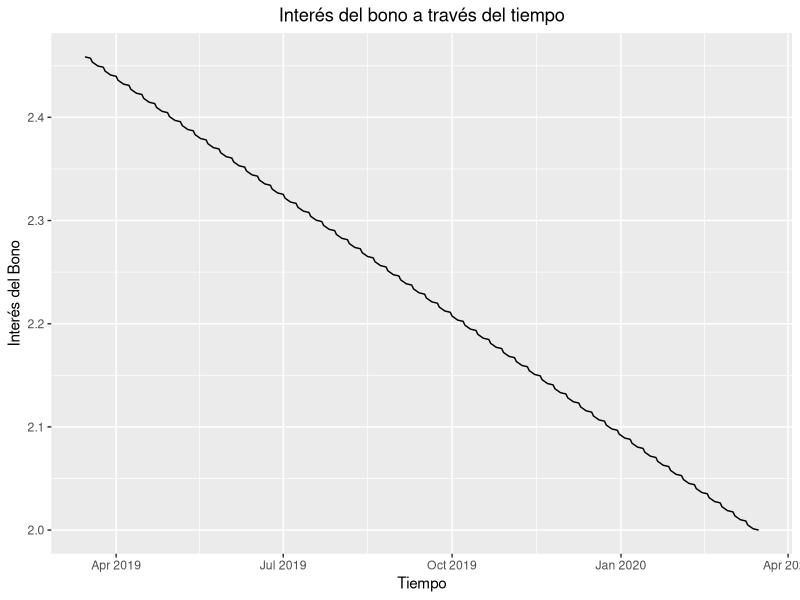
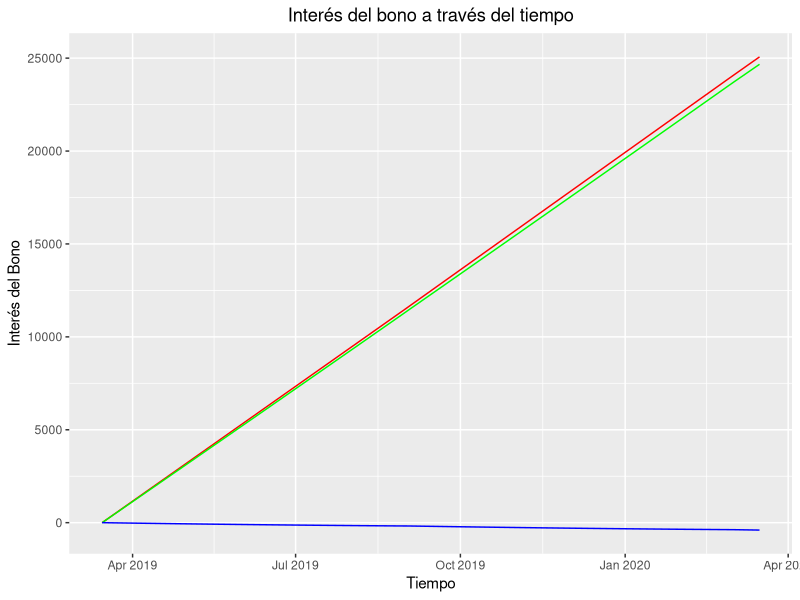

Source code (R) for these figures, in order:
## ---- chunk 1
knitr::opts_chunk$set(echo = TRUE)

library(ggplot2)
library(readxl)
library(tidyverse)
library(lubridate)
library(kableExtra)

Bono1 <- read_excel("Ex1.BonoPL.xlsx",
                    col_names = FALSE)
Bono2 <- read_excel("Ex1.BonoPL.xlsx", sheet = "Bond (2)",
                    col_names = FALSE)
Bono3 <- read_excel("Ex1.BonoPL.xlsx", sheet = "Bond (3)",
                    col_names = FALSE)
Bono4 <- read_excel("Ex1.BonoPL.xlsx", sheet = "Bond (4)",
                    col_names = FALSE)


Datos <- Bono1[c(2)]
Datos <- Datos[c(1:10), ]
Datos <- as.data.frame(t(Datos))
colnames(Datos)[1:length(Datos)] <-
  c(
    "ISIN",
    "TICKER",
    "Vencimiento",
    "Cupón(%)",
    "Frequencia cupón",
    "Monto",
    "Subcupon",
    "Liquid (SETT)",
    "Yield de entrada",
    "Precio Compra"
  )

## ---- chunk 2
vectorr <- c()
calculo_precio <-
  function(facial, cupon, tasa, periodos, dias, final) {
    for (i in 1:length(fecha)) {
      if (fecha[i] - fecha_pago[1] >= fecha_pago[2] - fecha_pago[1]) {
        fecha_pago <- fecha_pago[-1]
      }
      if (0 < as.numeric(final - fecha[i])) {
        A <- as.numeric(fecha[i] - fecha_pago[1])
        E <- dias / periodos
        Dsc <- E - A
        tasa_efectiva <- tasa[i] / (periodos * 100)
        N <- length(fecha_pago) - 2
        c <- length(fecha_pago) - c(2:length(fecha_pago))
        cupon_p <- cupon / periodos
        if(N==0){
         t_1<-facial*cupon_p+facial 
         t_2<-tasa_efectiva*Dsc/E+1
         t_3<-facial*A/E*cupon_p
         vectorr[i]<-t_1/t_2-t_3
        }else{
        vectorr[i] <- (
          facial * (1 + tasa_efectiva) ^ (-N - Dsc / E) + facial * cupon_p * sum((1 +
                                                                                    tasa_efectiva) ^ (-c - Dsc / E)) - facial * cupon_p * A / E
        )}
      } else{
        vectorr[i] <- facial
      }
    }
    
    return(vectorr)
  }
creacion_de_columnas <-
  function(interes,
           interes2,
           yas_bond_yld,
           G_capital,
           shock,
           TOTAL,
           Retorno_total,
           YAS_BOND_PX) {
    for (i in 1:(length(fecha) - 1)) {
      if (interes[i] < interes[i + 1]) {
        interes2[i + 1] <- interes2[i] + interes[i + 1] - interes[i]
      } else {
        interes2[i + 1] <-
          interes2[i] + interes[i + 1] - interes[i] + as.numeric(as.character(Datos$Subcupon))
      }#se calcula la columna de INT_ACC
      
      yas_bond_yld[i + 1] <- yas_bond_yld[i] + shock[i]
      G_capital <-
        c(G_capital,
          (YAS_BOND_PX[i + 1] - as.numeric(as.character(
            Datos$`Precio Compra`
          ))) *
            as.numeric(as.character(Datos$Monto)) / 100)
      TOTAL <- c(TOTAL, interes2[i] + G_capital[i])
      Retorno_total <-
        c(Retorno_total, TOTAL[i] / as.numeric(as.character(Datos$Monto)) * 100)
      if (i == (length(fecha) - 1)) {
        TOTAL <- c(TOTAL, interes2[i + 1] + G_capital[i + 1])
        Retorno_total <- c(Retorno_total
                           ,
                           TOTAL[i + 1] / as.numeric(as.character(Datos$Monto)) * 100)
      }
    }
    return(list(
      interes,
      interes2,
      yas_bond_yld,
      G_capital,
      shock,
      TOTAL,
      Retorno_total
    ))
  }
## ---- chunk 3
fecha <- seq(as.Date("2019-03-15"), as.Date("2021-03-01"), "day")
fecha <- fecha[1 < wday(fecha) & wday(fecha) < 7]

interes1_1 <- as.numeric(Bono1$...2[-c(1:15)])
interes1_2 <- (0:(length(interes1_1) - 1))

factor_lineal<--(as.numeric(as.character(Datos$`Yield de entrada`))-as.numeric(as.character(Bono1[3,5])))/as.numeric(as.Date("2020-03-14")-as.Date("2019-03-15"))
ShockF_1<-c(factor_lineal)
ShockF_1<-c(ShockF_1,ShockF_1*as.numeric(fecha[-1]-fecha[-length(fecha)]))
YAS_BOND_YLD_1 <- c(2.458612, rep(0, length(interes1_1) - 1))
for (i in 2:length(YAS_BOND_YLD_1)) {
  YAS_BOND_YLD_1[i] <- YAS_BOND_YLD_1[i - 1] + ShockF_1[i - 1]
}

Gcapital_1 <- c(0)
TOTAL_1 <- c()
Retorno_total_1 <- c()


fecha_pago <- as.Date("2019-02-28")
j <- as.Date("2019-02-28")
while (j + 180 <= as.Date("2021-02-28")) {
  fecha_pago <-
    c(fecha_pago, ceiling_date(j + 180, unit = "month") - 1)
  j = j + 180
}

YAS_BOND_PX_1 <-
  calculo_precio(100, 0.025, YAS_BOND_YLD_1, 2, 360, as.Date("2021-02-28"))

bono_1 <-
  creacion_de_columnas(
    interes1_1,
    interes1_2,
    YAS_BOND_YLD_1,
    Gcapital_1 ,
    ShockF_1,
    TOTAL_1,
    Retorno_total_1,
    YAS_BOND_PX_1
  )
names(bono_1) <-
  c(
    "interes1_1",
    "interes1_2",
    "YAS_BOND_YLD_1",
    "Gcapital_1",
    "ShockF_1",
    "TOTAL_1",
    "Retorno_total_1"
  )
bono1 <-
  data.frame(
    "Fecha de evaluación" = fecha,
    "INT_ACC 1" = bono_1$interes1_1,
    "INT_ACC 2" = bono_1$interes1_2,
    "YAS_BOND_YLD" = bono_1$YAS_BOND_YLD_1,
    "ShockF." = bono_1$ShockF_1,
    "YAS BOND PX" = YAS_BOND_PX_1,
    "Gcapital" = bono_1$Gcapital_1,
    "TOTAL" = bono_1$TOTAL_1,
    "Retorno total (%)" = bono_1$Retorno_total_1
  )


## ---- chunk 4
fecha <- seq(as.Date("2019-03-15"), as.Date("2021-03-01"), "day")
fecha <- fecha[1 < wday(fecha) & wday(fecha) < 7]

interes2_1 <- as.numeric(Bono3$...2[-c(1:15)])
interes2_2 <- (0:(length(interes2_1) - 1))
ShockF_2 <- rep(0, length(interes2_1))
YAS_BOND_YLD_2 <- c(2.458612, rep(0, length(interes2_1) - 1))
for (i in 2:length(YAS_BOND_YLD_2)) {
  YAS_BOND_YLD_2[i] <- YAS_BOND_YLD_2[i - 1] + ShockF_2[i - 1]
}

Gcapital_2 <- c(0)
TOTAL_2 <- c()
Retorno_total_2 <- c()


fecha_pago <- as.Date("2019-02-28")
j <- as.Date("2019-02-28")
while (j + 180 <= as.Date("2021-02-28")) {
  fecha_pago <-
    c(fecha_pago, ceiling_date(j + 180, unit = "month") - 1)
  j = j + 180
}

YAS_BOND_PX_2 <-
  calculo_precio(100, 0.025, YAS_BOND_YLD_2, 2, 360, as.Date("2021-02-28"))

bono_2 <-
  creacion_de_columnas(
    interes2_1,
    interes2_2,
    YAS_BOND_YLD_2,
    Gcapital_2 ,
    ShockF_2,
    TOTAL_2,
    Retorno_total_2,
    YAS_BOND_PX_2
  )
names(bono_2) <-
  c(
    "interes2_1",
    "interes2_2",
    "YAS_BOND_YLD_2",
    "Gcapital_2",
    "ShockF_2",
    "TOTAL_2",
    "Retorno_total_2"
  )
bono2 <-
  data.frame(
    "Fecha de evaluación" = fecha,
    "INT_ACC 1" = bono_2$interes2_1,
    "INT_ACC 2" = bono_2$interes2_2,
    "YAS_BOND_YLD" = bono_2$YAS_BOND_YLD_2,
    "ShockF." = bono_2$ShockF_2,
    "YAS BOND PX" = YAS_BOND_PX_2,
    "Gcapital" = bono_2$Gcapital_2,
    "TOTAL" = bono_2$TOTAL_2,
    "Retorno total (%)" = bono_2$Retorno_total_2
  )


## ---- chunk 5

fecha <- seq(as.Date("2019-03-15"), as.Date("2021-03-01"), "day")
fecha <- fecha[1 < wday(fecha) & wday(fecha) < 7]

interes3_1 <- as.numeric(Bono3$...2[-c(1:15)])
interes3_2 <- (0:(length(interes3_1) - 1))

ShockF_3 <- as.numeric(Bono3$...6[-c(1:15)])
YAS_BOND_YLD_3 <- c(2.458612, rep(0, length(interes2_1) - 1))
for (i in 2:length(YAS_BOND_YLD_3)) {
  YAS_BOND_YLD_3[i] <- YAS_BOND_YLD_3[i - 1] + ShockF_3[i - 1]
}

Gcapital_3 <- c(0)
TOTAL_3 <- c()
Retorno_total_3 <- c()


fecha_pago <- as.Date("2019-02-28")
j <- as.Date("2019-02-28")
while (j + 180 <= as.Date("2021-02-28")) {
  fecha_pago <-
    c(fecha_pago, ceiling_date(j + 180, unit = "month") - 1)
  j = j + 180
}
vectorr <- c()
YAS_BOND_PX_3 <-
  calculo_precio(100, 0.025, YAS_BOND_YLD_3, 2, 360, as.Date("2021-02-28"))

bono_3 <-
  creacion_de_columnas(
    interes3_1,
    interes3_2,
    YAS_BOND_YLD_3,
    Gcapital_3 ,
    ShockF_3,
    TOTAL_3,
    Retorno_total_3,
    YAS_BOND_PX_3
  )
names(bono_3) <-
  c(
    "interes3_1",
    "interes3_2",
    "YAS_BOND_YLD_3",
    "Gcapital_3",
    "ShockF_3",
    "TOTAL_3",
    "Retorno_total_3"
  )
bono3 <-
  data.frame(
    "Fecha de evaluación" = fecha,
    "INT_ACC 1" = bono_3$interes3_1,
    "INT_ACC 2" = bono_3$interes3_2,
    "YAS_BOND_YLD" = bono_3$YAS_BOND_YLD_3,
    "ShockF." = bono_3$ShockF_3,
    "YAS BOND PX" = YAS_BOND_PX_3,
    "Gcapital" = bono_3$Gcapital_3,
    "TOTAL" = bono_3$TOTAL_3,
    "Retorno total (%)" = bono_3$Retorno_total_3
  )

## ---- chunk 6
fecha <- seq(as.Date("2019-03-15"), as.Date("2021-03-01"), "day")
fecha <- fecha[1 < wday(fecha) & wday(fecha) < 7]

interes4_1 <- as.numeric(Bono4$...2[-c(1:15)])
interes4_2 <- (0:(length(interes4_1) - 1))

ShockF_4 <- as.numeric(Bono4$...6[-c(1:15)])
YAS_BOND_YLD_4 <- c(2.458612, rep(0, length(interes2_1) - 1))
for (i in 2:length(YAS_BOND_YLD_4)) {
  YAS_BOND_YLD_4[i] <- YAS_BOND_YLD_4[i - 1] + ShockF_4[i - 1]
}

Gcapital_4 <- c(0)
TOTAL_4 <- c()
Retorno_total_4 <- c()
fecha_pago <- as.Date("2019-02-28")
j <- as.Date("2019-02-28")
while (j + 180 <= as.Date("2021-02-28")) {
  fecha_pago <-
    c(fecha_pago, ceiling_date(j + 180, unit = "month") - 1)
  j = j + 180
}
vectorr <- c()
YAS_BOND_PX_4 <-
  calculo_precio(100, 0.025, YAS_BOND_YLD_4, 2, 360, as.Date("2021-02-28"))
bono_4 <-
  creacion_de_columnas(
    interes4_1,
    interes4_2,
    YAS_BOND_YLD_4,
    Gcapital_4 ,
    ShockF_4,
    TOTAL_4,
    Retorno_total_4,
    YAS_BOND_PX_4
  )
names(bono_4) <-
  c(
    "interes4_1",
    "interes4_2",
    "YAS_BOND_YLD_4",
    "Gcapital_4",
    "ShockF_4",
    "TOTAL_4",
    "Retorno_total_4"
  )
bono4 <-
  data.frame(
    "Fecha de evaluación" = fecha,
    "INT_ACC 1" = bono_4$interes4_1,
    "INT_ACC 2" = bono_4$interes4_2,
    "YAS_BOND_YLD" = bono_4$YAS_BOND_YLD_4,
    "ShockF." = bono_4$ShockF_4,
    "YAS BOND PX" = YAS_BOND_PX_4,
    "Gcapital" = bono_4$Gcapital_4,
    "TOTAL" = bono_4$TOTAL_4,
    "Retorno total (%)" = bono_4$Retorno_total_4
  )



## ---- chunk 7

grafico1 <- function(fechas, tasabono) {
  
  ggplot(
    data =data.frame(fechas, tasabono),
    mapping = aes(
      x = fechas,
      y = tasabono)
  ) +
    geom_line() +
    labs(
      y = "Interés del Bono",
      x = "Tiempo",
      title = "Interés del bono a través del tiempo"
    ) +
    theme(plot.title = element_text(hjust = .5))# colocamos el titulo en el centro
  
}

grafico1(bono1$Fecha.de.evaluación[bono2$Fecha.de.evaluación<=as.Date('2020-03-16')],bono1$YAS_BOND_YLD[bono2$Fecha.de.evaluación<=as.Date('2020-03-16')])




## ---- chunk 8
grafico2 <- function(fechas, intacum2, total, gcapital) {
  
  ggplot(
    data =data.frame(fechas, intacum2, total, gcapital),
    mapping = aes(
      x = fechas,
      y = total)
     ) +
    geom_line(aes(x = fechas , y=intacum2),color="red") +
    geom_line(aes(x = fechas , y=total), color="green") +
    geom_line(aes(x = fechas , y=gcapital),color="blue") +
    labs(
      y = "Interés del Bono",
      x = "Tiempo",
      title = "Interés del bono a través del tiempo"
    ) +
    theme(plot.title = element_text(hjust = .5))# colocamos el titulo en el centro
  
}

grafico2(bono2$Fecha.de.evaluación[bono2$Fecha.de.evaluación<=as.Date('2020-03-16')],bono2$INT_ACC.2[bono2$Fecha.de.evaluación<=as.Date('2020-03-16')],bono2$TOTAL[bono2$Fecha.de.evaluación<=as.Date('2020-03-16')], bono2$Gcapital[bono2$Fecha.de.evaluación<=as.Date('2020-03-16')] )
